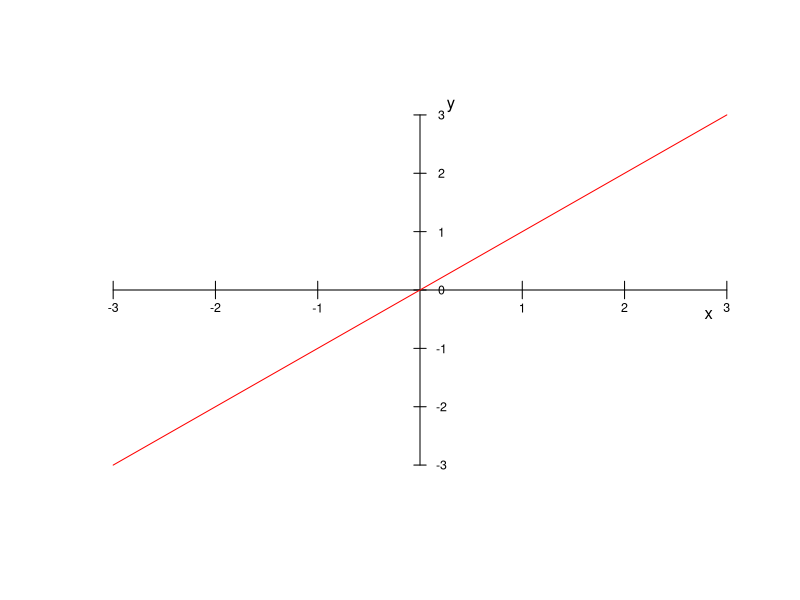
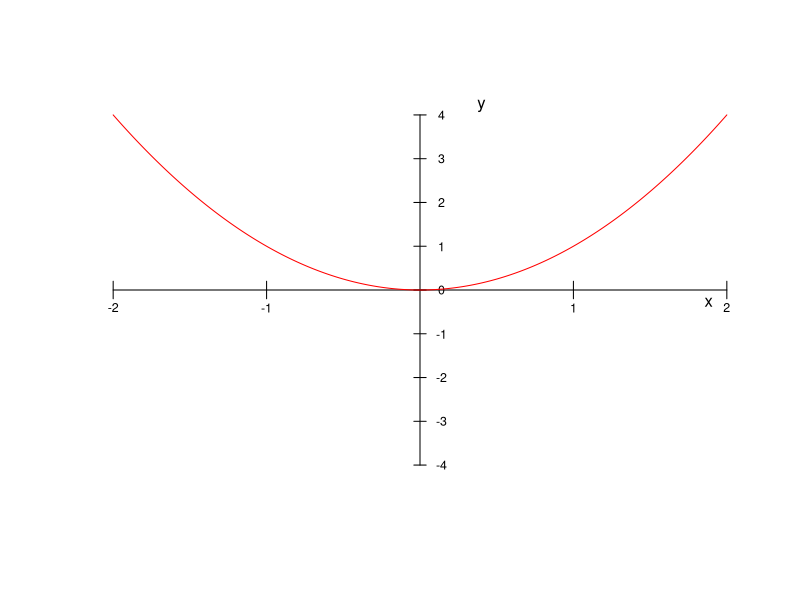
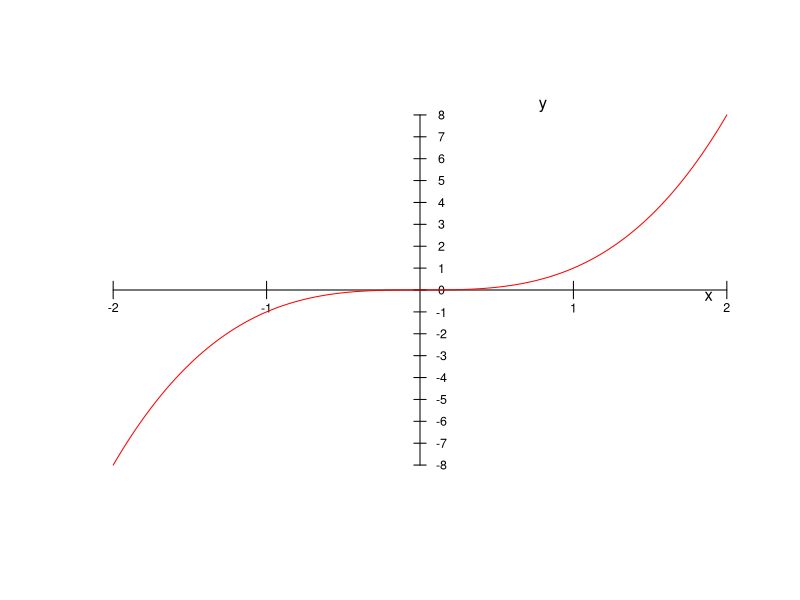
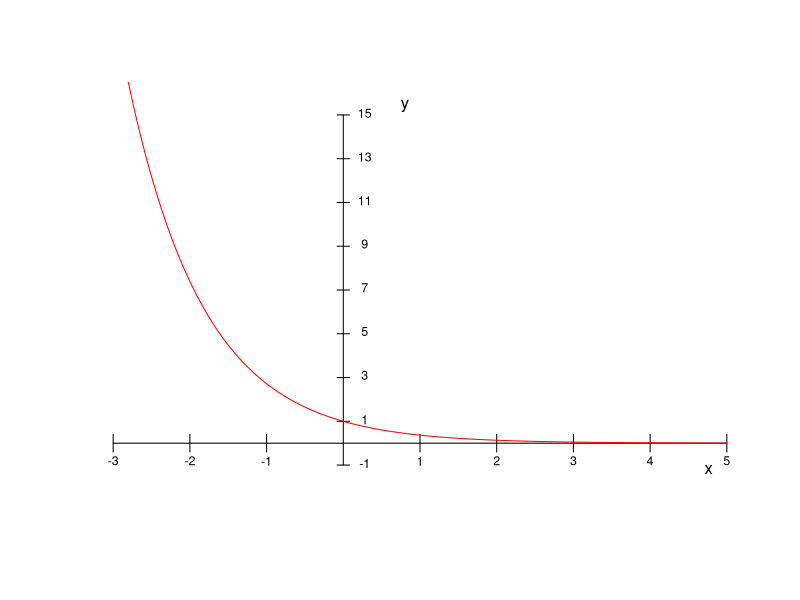
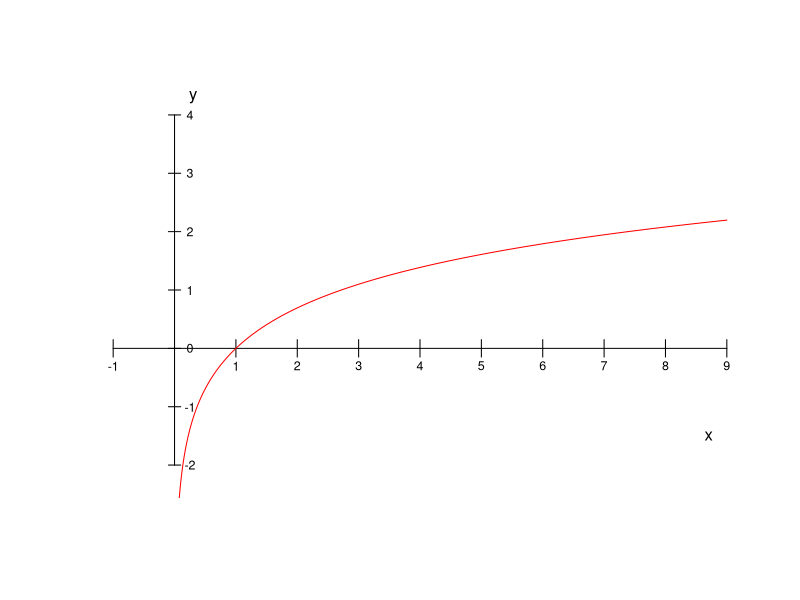
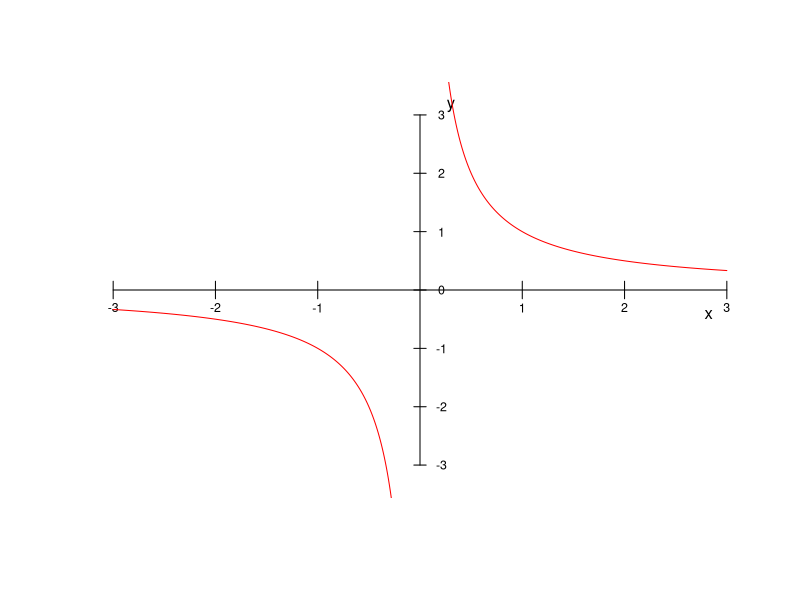
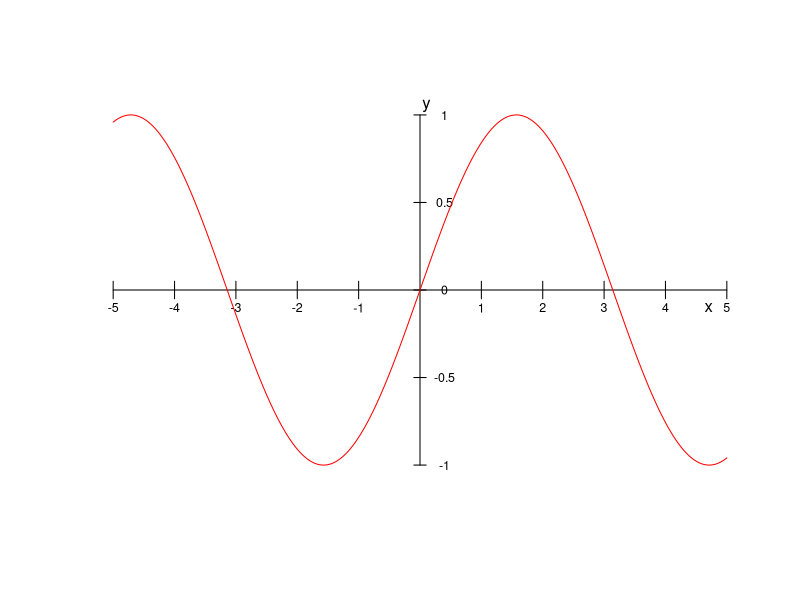
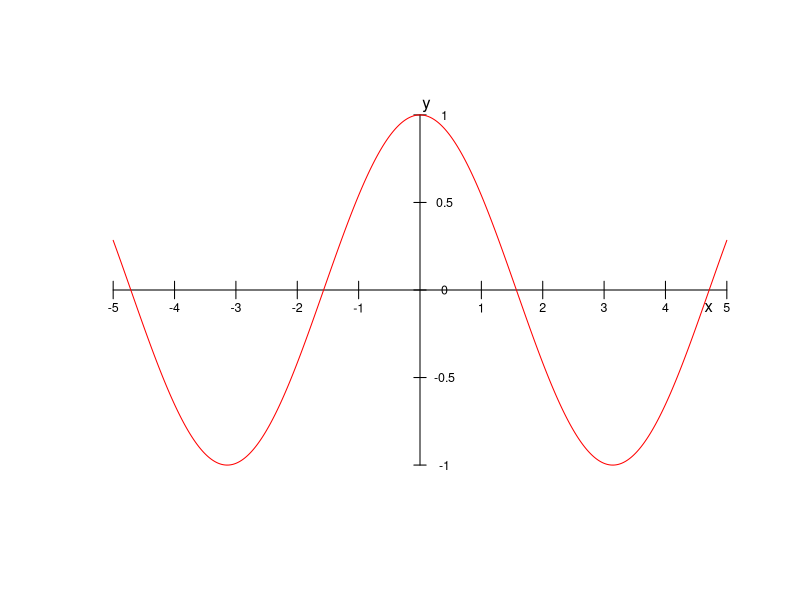

Generate these figures, in order, with R:
## ---- chunk 1
knitr::opts_chunk$set(echo = TRUE)
#reticulate::use_python("/Users/juangabriel/anaconda3/bin/python")
#reticulate::py_install("sympy")
## ---- chunk 2
xmin=-3
xmax=3
ymin=-3
ymax=3
tolx=0.01*(xmax-xmin)
toly=0.05*(ymax-ymin)
quantsx=6
quantsy=6
f = function(x){x}
plot(c(xmin-tolx,xmax+tolx,xmin-tolx,xmax+tolx),c(ymin-toly,ymin-toly,ymax+toly,ymax+toly),type="n",xlab="",ylab="",xaxt="n",yaxt="n",axes=FALSE)
x=seq(from=xmin,to=xmax,by=0.01)
#points(x,f(x),type="l")
lines(c(0,0),c(ymin,ymax))
lines(c(xmin,xmax),c(0,0))
text(xmax-3*tolx,-7*tolx,"x")
text(toly,ymax+toly/2,"y")
for (i in 0:(quantsx)){
  if(xmin+((xmax-xmin)/quantsx)*i != 0){
    lines(rep(xmin+((xmax-xmin)/quantsx)*i,2),c(-0.5*toly,+0.5*toly))
    text(xmin+((xmax-xmin)/quantsx)*i,-1*toly,xmin+((xmax-xmin)/quantsx)*i,cex=0.75)}
  }

for (i in 0:(quantsy)){
  lines(c(-tolx,tolx),ymin+rep(((ymax-ymin)/quantsy)*i,2))
 text(3.5*tolx,ymin+((ymax-ymin)/quantsy)*i,ymin+((ymax-ymin)/quantsy)*i,cex=0.75)
}
lines(x,f(x),col="red")
## ---- chunk 3
xmin=-2
xmax=2
ymin=-4
ymax=4
tolx=0.01*(xmax-xmin)
toly=0.05*(ymax-ymin)
quantsx=4
quantsy=8
f = function(x){x^2}
plot(c(xmin-tolx,xmax+tolx,xmin-tolx,xmax+tolx),c(ymin-toly,ymin-toly,ymax+toly,ymax+toly),type="n",xlab="",ylab="",xaxt="n",yaxt="n",axes=FALSE)
x=seq(from=xmin,to=xmax,by=0.01)
#points(x,f(x),type="l")
lines(c(0,0),c(ymin,ymax))
lines(c(xmin,xmax),c(0,0))
text(xmax-3*tolx,-7*tolx,"x")
text(toly,ymax+toly/2,"y")
for (i in 0:(quantsx)){
  if(xmin+((xmax-xmin)/quantsx)*i != 0){
    lines(rep(xmin+((xmax-xmin)/quantsx)*i,2),c(-0.5*toly,+0.5*toly))
    text(xmin+((xmax-xmin)/quantsx)*i,-1*toly,xmin+((xmax-xmin)/quantsx)*i,cex=0.75)}
  }

for (i in 0:(quantsy)){
  lines(c(-tolx,tolx),ymin+rep(((ymax-ymin)/quantsy)*i,2))
 text(3.5*tolx,ymin+((ymax-ymin)/quantsy)*i,ymin+((ymax-ymin)/quantsy)*i,cex=0.75)
}
lines(x,f(x),col="red")
## ---- chunk 4
xmin=-2
xmax=2
ymin=-8
ymax=8
tolx=0.01*(xmax-xmin)
toly=0.05*(ymax-ymin)
quantsx=4
quantsy=16
f = function(x){x^3}
plot(c(xmin-tolx,xmax+tolx,xmin-tolx,xmax+tolx),c(ymin-toly,ymin-toly,ymax+toly,ymax+toly),type="n",xlab="",ylab="",xaxt="n",yaxt="n",axes=FALSE)
x=seq(from=xmin,to=xmax,by=0.01)
#points(x,f(x),type="l")
lines(c(0,0),c(ymin,ymax))
lines(c(xmin,xmax),c(0,0))
text(xmax-3*tolx,-7*tolx,"x")
text(toly,ymax+toly/2,"y")
for (i in 0:(quantsx)){
  if(xmin+((xmax-xmin)/quantsx)*i != 0){
    lines(rep(xmin+((xmax-xmin)/quantsx)*i,2),c(-0.5*toly,+0.5*toly))
    text(xmin+((xmax-xmin)/quantsx)*i,-1*toly,xmin+((xmax-xmin)/quantsx)*i,cex=0.75)}
  }

for (i in 0:(quantsy)){
  lines(c(-tolx,tolx),ymin+rep(((ymax-ymin)/quantsy)*i,2))
 text(3.5*tolx,ymin+((ymax-ymin)/quantsy)*i,ymin+((ymax-ymin)/quantsy)*i,cex=0.75)
}
lines(x,f(x),col="red")
## ---- chunk 5
xmin=-3
xmax=5
ymin=-1
ymax=15
tolx=0.01*(xmax-xmin)
toly=0.05*(ymax-ymin)
quantsx=8
quantsy=8
f = function(x){exp(-x)}
plot(c(xmin-tolx,xmax+tolx,xmin-tolx,xmax+tolx),c(ymin-toly,ymin-toly,ymax+toly,ymax+toly),type="n",xlab="",ylab="",xaxt="n",yaxt="n",axes=FALSE)
x=seq(from=xmin,to=xmax,by=0.01)
#points(x,f(x),type="l")
lines(c(0,0),c(ymin,ymax))
lines(c(xmin,xmax),c(0,0))
text(xmax-3*tolx,-15*tolx,"x")
text(toly,ymax+toly/2,"y")
for (i in 0:(quantsx)){
  if(xmin+((xmax-xmin)/quantsx)*i != 0){
    lines(rep(xmin+((xmax-xmin)/quantsx)*i,2),c(-0.5*toly,+0.5*toly))
    text(xmin+((xmax-xmin)/quantsx)*i,-1*toly,xmin+((xmax-xmin)/quantsx)*i,cex=0.75)}
  }

for (i in 0:(quantsy)){
  lines(c(-tolx,tolx),ymin+rep(((ymax-ymin)/quantsy)*i,2))
 text(3.5*tolx,0.1+ymin+((ymax-ymin)/quantsy)*i,ymin+((ymax-ymin)/quantsy)*i,cex=0.75)
}
lines(x,f(x),col="red")
## ---- chunk 6
xmin=-1
xmax=9
ymin=-2
ymax=4
tolx=0.01*(xmax-xmin)
toly=0.05*(ymax-ymin)
quantsx=10
quantsy=6
f = function(x){log(x)}
plot(c(xmin-tolx,xmax+tolx,xmin-tolx,xmax+tolx),c(ymin-toly,ymin-toly,ymax+toly,ymax+toly),type="n",xlab="",ylab="",xaxt="n",yaxt="n",axes=FALSE)
x=seq(from=xmin,to=xmax,by=0.01)
#points(x,f(x),type="l")
lines(c(0,0),c(ymin,ymax))
lines(c(xmin,xmax),c(0,0))
text(xmax-3*tolx,-15*tolx,"x")
text(toly,ymax+toly,"y")
for (i in 0:(quantsx)){
  if(xmin+((xmax-xmin)/quantsx)*i != 0){
    lines(rep(xmin+((xmax-xmin)/quantsx)*i,2),c(-0.5*toly,+0.5*toly))
    text(xmin+((xmax-xmin)/quantsx)*i,-1*toly,xmin+((xmax-xmin)/quantsx)*i,cex=0.75)}
  }

for (i in 0:(quantsy)){
  lines(c(-tolx,tolx),ymin+rep(((ymax-ymin)/quantsy)*i,2))
 text(2.5*tolx,ymin+((ymax-ymin)/quantsy)*i,ymin+((ymax-ymin)/quantsy)*i,cex=0.75)
}
lines(x,f(x),col="red")
## ---- chunk 7
xmin=-3
xmax=3
ymin=-3
ymax=3
tolx=0.01*(xmax-xmin)
toly=0.05*(ymax-ymin)
quantsx=6
quantsy=6
f = function(x){1/x}
plot(c(xmin-tolx,xmax+tolx,xmin-tolx,xmax+tolx),c(ymin-toly,ymin-toly,ymax+toly,ymax+toly),type="n",xlab="",ylab="",xaxt="n",yaxt="n",axes=FALSE)
x=seq(from=xmin,to=xmax,by=0.01)
#points(x,f(x),type="l")
lines(c(0,0),c(ymin,ymax))
lines(c(xmin,xmax),c(0,0))
text(xmax-3*tolx,-7*tolx,"x")
text(toly,ymax+toly/2,"y")
for (i in 0:(quantsx)){
  if(xmin+((xmax-xmin)/quantsx)*i != 0){
    lines(rep(xmin+((xmax-xmin)/quantsx)*i,2),c(-0.5*toly,+0.5*toly))
    text(xmin+((xmax-xmin)/quantsx)*i,-1*toly,xmin+((xmax-xmin)/quantsx)*i,cex=0.75)}
  }

for (i in 0:(quantsy)){
  lines(c(-tolx,tolx),ymin+rep(((ymax-ymin)/quantsy)*i,2))
 text(3.5*tolx,ymin+((ymax-ymin)/quantsy)*i,ymin+((ymax-ymin)/quantsy)*i,cex=0.75)
}
lines(x,f(x),col="red")
## ---- chunk 8
xmin=-5
xmax=5
ymin=-1
ymax=1
tolx=0.01*(xmax-xmin)
toly=0.05*(ymax-ymin)
quantsx=10
quantsy=4
f = function(x){sin(x)}
plot(c(xmin-tolx,xmax+tolx,xmin-tolx,xmax+tolx),c(ymin-toly,ymin-toly,ymax+toly,ymax+toly),type="n",xlab="",ylab="",xaxt="n",yaxt="n",axes=FALSE)
x=seq(from=xmin,to=xmax,by=0.01)
#points(x,f(x),type="l")
lines(c(0,0),c(ymin,ymax))
lines(c(xmin,xmax),c(0,0))
text(xmax-3*tolx,-toly,"x")
text(toly,ymax+toly/2,"y")
for (i in 0:(quantsx)){
  if(xmin+((xmax-xmin)/quantsx)*i != 0){
    lines(rep(xmin+((xmax-xmin)/quantsx)*i,2),c(-0.5*toly,+0.5*toly))
    text(xmin+((xmax-xmin)/quantsx)*i,-1*toly,xmin+((xmax-xmin)/quantsx)*i,cex=0.75)}
  }

for (i in 0:(quantsy)){
  lines(c(-tolx,tolx),ymin+rep(((ymax-ymin)/quantsy)*i,2))
 text(4*tolx,ymin+((ymax-ymin)/quantsy)*i,ymin+((ymax-ymin)/quantsy)*i,cex=0.75)
}
lines(x,f(x),col="red")
## ---- chunk 9
xmin=-5
xmax=5
ymin=-1
ymax=1
tolx=0.01*(xmax-xmin)
toly=0.05*(ymax-ymin)
quantsx=10
quantsy=4
f = function(x){cos(x)}
plot(c(xmin-tolx,xmax+tolx,xmin-tolx,xmax+tolx),c(ymin-toly,ymin-toly,ymax+toly,ymax+toly),type="n",xlab="",ylab="",xaxt="n",yaxt="n",axes=FALSE)
x=seq(from=xmin,to=xmax,by=0.01)
#points(x,f(x),type="l")
lines(c(0,0),c(ymin,ymax))
lines(c(xmin,xmax),c(0,0))
text(xmax-3*tolx,-toly,"x")
text(toly,ymax+toly/2,"y")
for (i in 0:(quantsx)){
  if(xmin+((xmax-xmin)/quantsx)*i != 0){
    lines(rep(xmin+((xmax-xmin)/quantsx)*i,2),c(-0.5*toly,+0.5*toly))
    text(xmin+((xmax-xmin)/quantsx)*i,-1*toly,xmin+((xmax-xmin)/quantsx)*i,cex=0.75)}
  }

for (i in 0:(quantsy)){
  lines(c(-tolx,tolx),ymin+rep(((ymax-ymin)/quantsy)*i,2))
 text(4*tolx,ymin+((ymax-ymin)/quantsy)*i,ymin+((ymax-ymin)/quantsy)*i,cex=0.75)
}
lines(x,f(x),col="red")
## ---- chunk 10
xmin=-5
xmax=5
ymin=-5
ymax=5
tolx=0.01*(xmax-xmin)
toly=0.05*(ymax-ymin)
quantsx=10
quantsy=5
f = function(x){tan(x)}
plot(c(xmin-tolx,xmax+tolx,xmin-tolx,xmax+tolx),c(ymin-toly,ymin-toly,ymax+toly,ymax+toly),type="n",xlab="",ylab="",xaxt="n",yaxt="n",axes=FALSE)
x=seq(from=xmin,to=xmax,by=0.01)
#points(x,f(x),type="l")
lines(c(0,0),c(ymin,ymax))
lines(c(xmin,xmax),c(0,0))
text(xmax-tolx,-7*tolx,"x")
text(toly,ymax+toly/2,"y")
for (i in 0:(quantsx)){
  if(xmin+((xmax-xmin)/quantsx)*i != 0){
    lines(rep(xmin+((xmax-xmin)/quantsx)*i,2),c(-0.5*toly,+0.5*toly))
    text(xmin+((xmax-xmin)/quantsx)*i,-1*toly,xmin+((xmax-xmin)/quantsx)*i,cex=0.75)}
  }

for (i in 0:(quantsy)){
  lines(c(-tolx,tolx),ymin+rep(((ymax-ymin)/quantsy)*i,2))
 text(4*tolx,ymin+((ymax-ymin)/quantsy)*i,ymin+((ymax-ymin)/quantsy)*i,cex=0.75)
}
lines(x,f(x),col="red")
